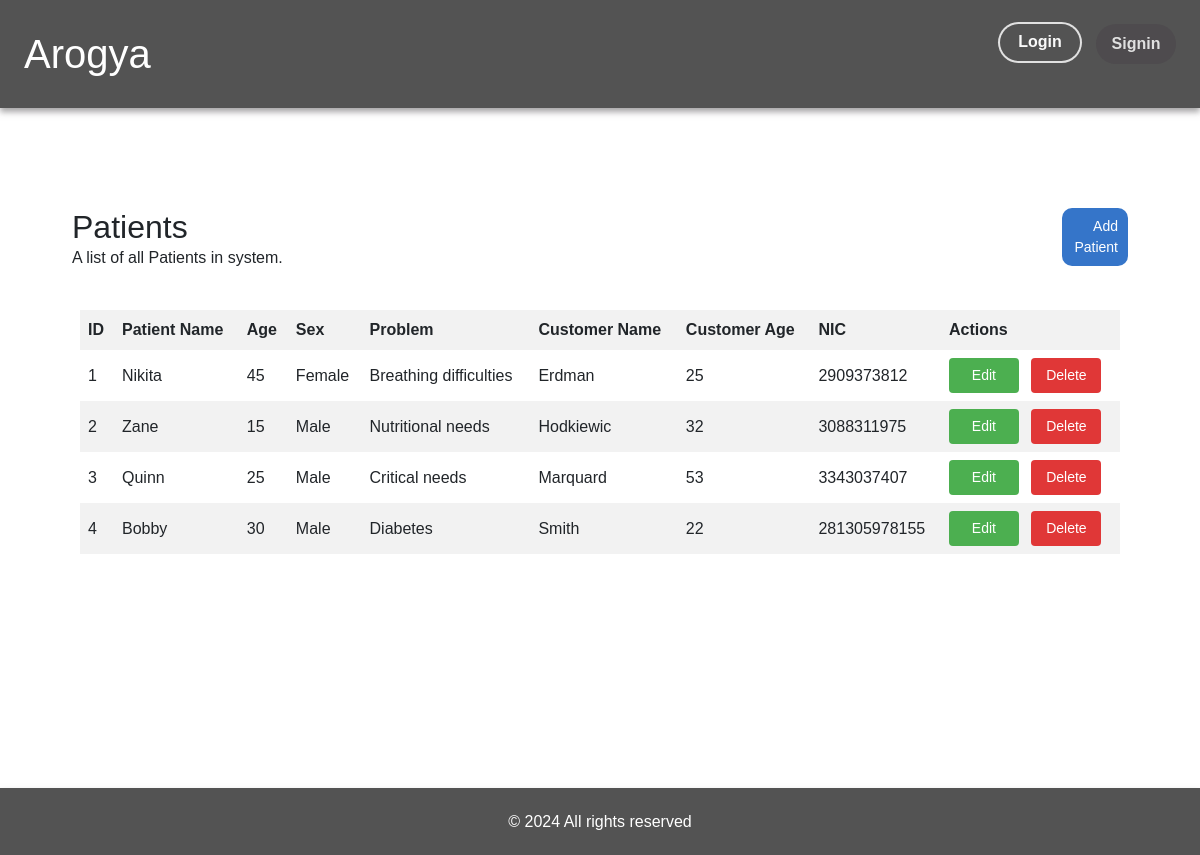
The app's page /store/patients with its own data.
### store/models.py (models this page shows, shortened)
class Patient(models.Model):
    patient_id = models.AutoField(primary_key=True)
    patient_name = models.CharField(max_length=100)
    age = models.IntegerField()
    sex = models.CharField(max_length=10)
    problem = models.CharField(max_length=1000)
    customer_name = models.CharField(max_length=100)
    customer_age = models.IntegerField(MinValueValidator(19))
    nic = models.CharField(max_length=50)

### store/views.py (the view)
# urls.py: path('patients', views.patient, name="patient"),
def patient(request):
    patients = Patient.objects.all()
    return render(request, 'store/patient.html', {'patients': patients})

### store/Templates/store/patient.html (shortened to what this page needs)
{% extends "store/base.html" %}
{% block content  %}
    <div class="p-3 m-5" style="min-height: 70vh;">
        <div class="p-2 row my-1">
            <div class="col-11">
                <h1 class="fs-2">Patients</h1>
                <p>A list of all Patients in system.</p>
            </div>
            <div class="col pb-3">
                <a href="{% url 'add_patient' %}" class="add-button text-end">Add Patient</a>
            </div>
        </div>
        <div class="p-3">
            <table>
                <thead>
                    <tr>
                        <th>ID</th>
                        <th>Patient Name</th>
                        <th>Age</th>
                        <th>Sex</th>
                        <th>Problem</th>
                        <th>Customer Name</th>
                        <th>Customer Age</th>
                        <th>NIC</th>
                        <th>Actions</th>
                    </tr>
                </thead>
                <tbody>
                    {% for patient in patients %}
                    <tr>
                        <td>{{patient.patient_id}}</td>
                        <td>{{patient.patient_name}}</td>
                        <td>{{patient.age}}</td>
                        <td>{{patient.sex}}</td>
                        <td>{{patient.problem}}</td>
                        <td>{{patient.customer_name}}</td>
                        <td>{{patient.customer_age}}</td>
                        <td>{{patient.nic}}</td>
                        <td>
                            <form method="POST" action="{% url 'edit_patient' patient_id=patient.patient_id %}" style="display: inline;">
                                <button class="edit-button btn btn-primary me-2">Edit</button>
                            </form>
                            <form method="POST" action="{% url 'delete_patient' patient_id=patient.patient_id %}" style="display: inline;">
                                <button class="delete-button btn btn-danger">Delete</button>
                            </form>
                        </td>
                    </tr>
                    {% endfor %}
                </tbody>
            </table>
        </div>
    </div>
{% endblock  %}

### records on screen
Patient: patient_id "1", patient_name "Nikita", age "45", sex "Female", problem "Breathing difficulties", customer_name "Erdman", customer_age "25", nic "2909373812"
Patient: patient_id "2", patient_name "Zane", age "15", sex "Male", problem "Nutritional needs", customer_name "Hodkiewic", customer_age "32", nic "3088311975"
Patient: patient_id "3", patient_name "Quinn", age "25", sex "Male", problem "Critical needs", customer_name "Marquard", customer_age "53", nic "3343037407"
Patient: patient_id "4", patient_name "Bobby", age "30", sex "Male", problem "Diabetes", customer_name "Smith", customer_age "22", nic "281305978155"
